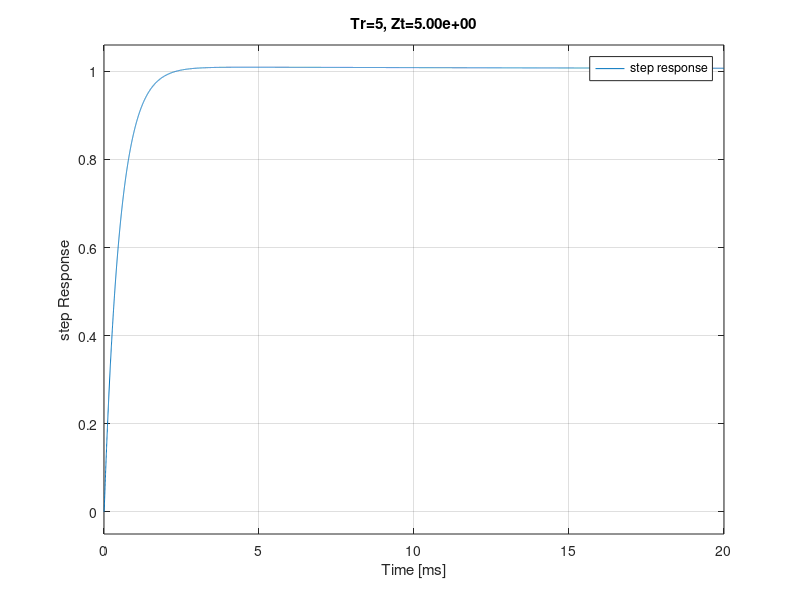

Source code (MATLAB):
pkg load control
close all;
clear all;

t = 0.005;
tr = input("INPUT;tr=")
zt = input("INPUT;zt=")

Kt = 0.6;
J = 0.007;
Kp = J/(Kt*tr^2);
Kd = 2*zt*tr*Kp;
Kp
Kd

sysmotor = tf([Kt],[J,0,0]);
sysmotor
sysKp = tf(Kp);
sysKp
sysKd = tf([Kd,0],[t,1]);
sysKd
sysA = sysmotor * (sysKp + sysKd);
fbA = sysA / (sysA + 1);
step(fbA);

xlabel("Time [ms]");
ylabel("step Response");
name = ["Tr=", mat2str(tr), ", Zt=", num2str(zt, '%.2e')];
title(strcat(name));
legend("step response");
print -dpdf "file.pdf";

